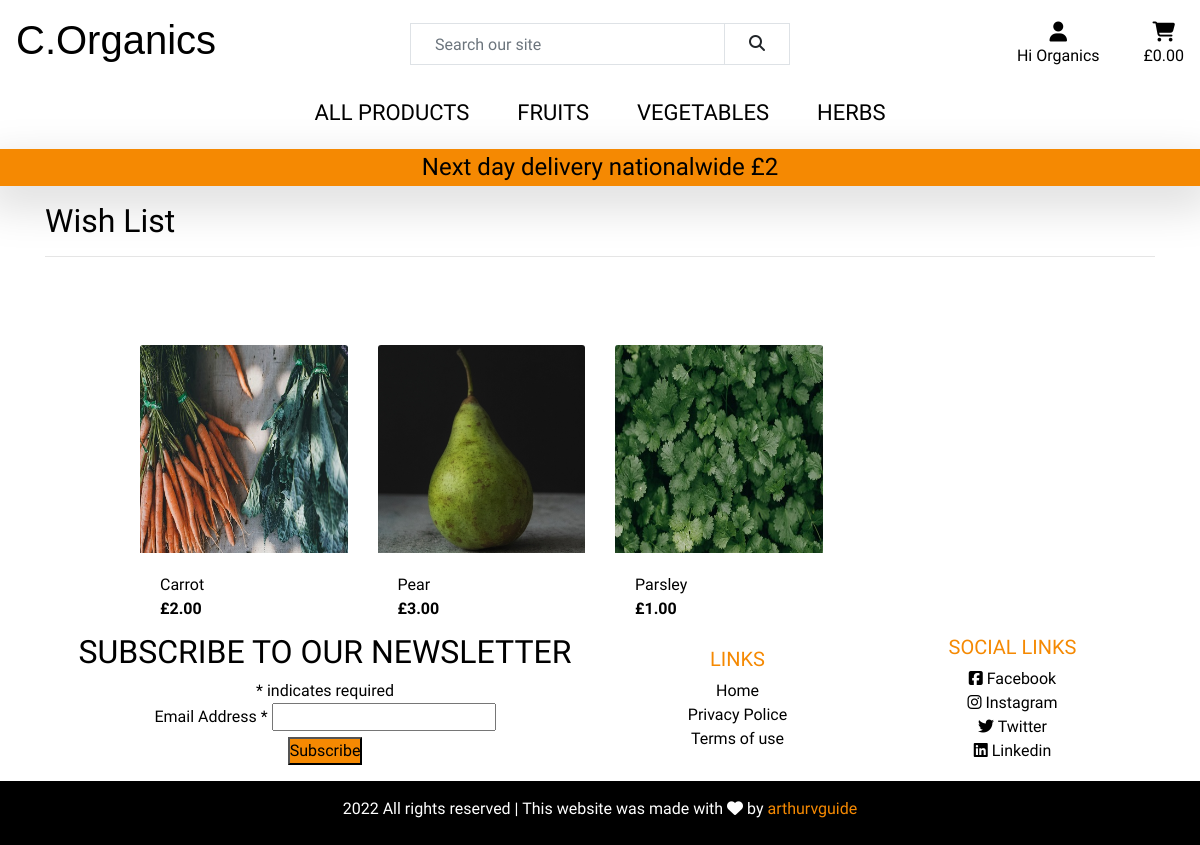
The page /profiles/wishlist (signed in) on the database as committed earlier.
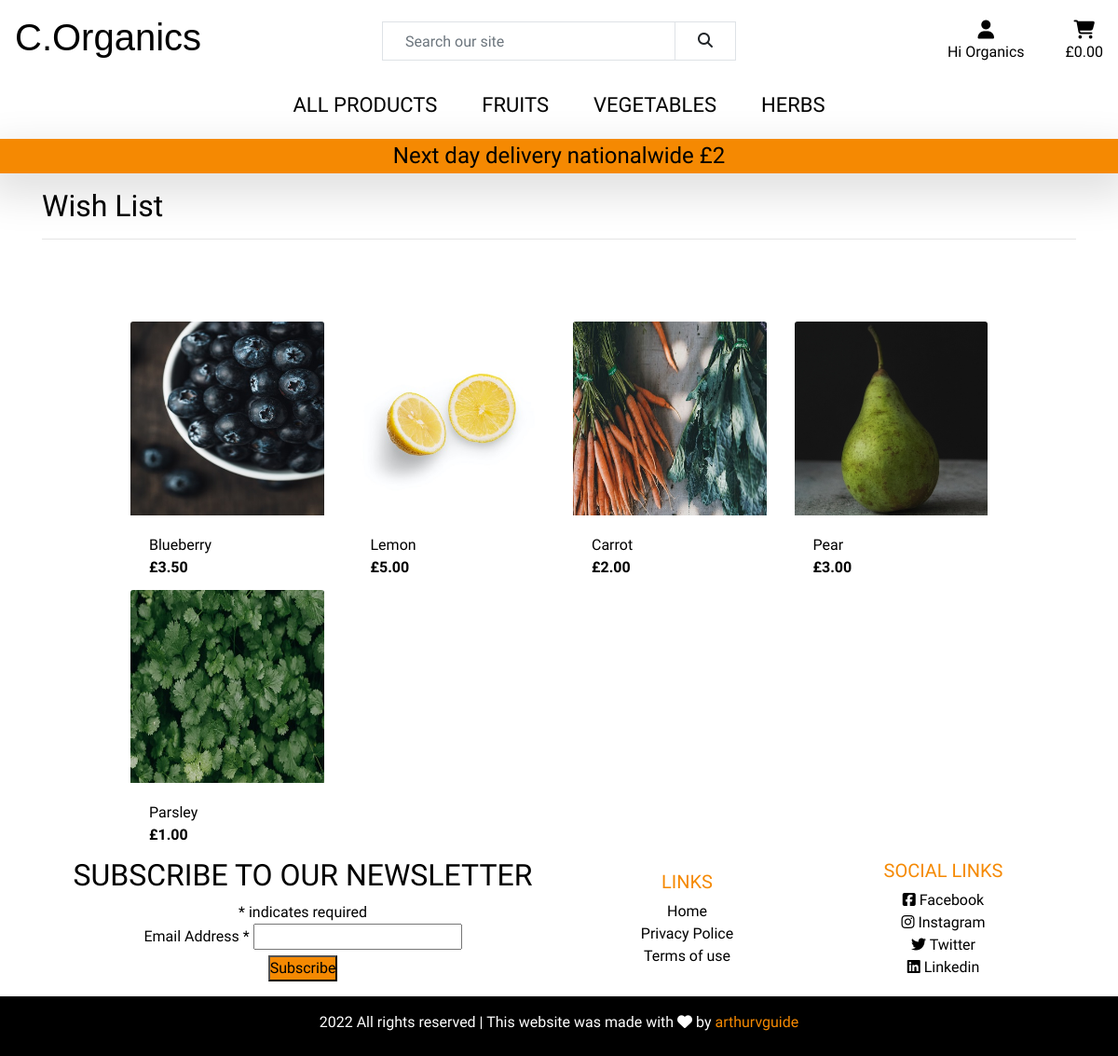
The same page on the database as committed later.
### profiles/models.py (models this page shows)
class WishList(models.Model):
    user = models.ForeignKey(UserProfile, on_delete=models.CASCADE)
    product = models.ForeignKey(Product, on_delete=models.CASCADE)

### products/models.py (models this page shows, shortened)
class Product(models.Model):
    category = models.ForeignKey('Category', null=True, blank=True,
                                 on_delete=models.SET_NULL)
    name = models.CharField(max_length=254)
    description = models.TextField()
    created = models.DateTimeField(auto_now_add=True)
    updated = models.DateTimeField(auto_now=True)
    price = models.DecimalField(max_digits=6, decimal_places=2)
    image_url = models.URLField(max_length=1024, null=True, blank=True)
    image = models.ImageField(null=True, blank=True)

### profiles/views.py (the view)
# urls.py: path('wishlist', views.wishlist, name='wishlist'),
@login_required
def wishlist(request):
    current_user = UserProfile.objects.filter(user=request.user).first()
    wishlist = WishList.objects.filter(user=current_user).order_by('-id')
    context = {
        'wishlist': wishlist
    }
    return render(request, 'profiles/wishlist.html', context)

### bag/contexts.py (called while the page is built, shortened)
def bag_contents(request):
    bag_items = []
    total = 0
    product_count = 0
    delivery = 2
    bag = request.session.get('bag', {})
    final_total = delivery + total
    context = {
        'bag_items': bag_items,
        'total': total,
        'product_count': product_count,
        'delivery': delivery,
        'final_total': final_total,
    }
    return context

### profiles/templates/profiles/wishlist.html
{% extends "base.html" %}
{% load static %}
{% block extra_css %}
<link rel="stylesheet" href="{% static 'checkout/css/checkout.css' %}">
{% endblock %}
{% block content %}
<div class="container">
    <div class="row align-items-center  mt-3 mb-4">
        <div class="col-12">
            <h2 class="logo-font">Wish List</h2>
            <hr>
        </div>
    </div>
    <div class="row">
        <div class="col-10 offset-1">
            <div class="row mt-5">
                {% for item in wishlist %}
                <div class="col-sm-6 col-md-6 col-lg-4 col-xl-3">
                    <div class="card h-100 border-0">
                        {% if item.product.image %}
                        <a href="{% url 'product_detail' item.product.id %}">
                            <img class="card-img-top img-fluid" src="{{ item.product.image.url }}" alt="{{ item.product.name }}">
                        </a>
                        {% else %}
                        <a href="{% url 'product_detail' item.product.id %}">
                            <img class="card-img-top img-fluid" src="/media/no-image.png" alt="{{ item.product.name }}">
                        </a>
                        {% endif %}
                        <div class="card-body pb-0">
                            <p class="mb-0">{{ item.product.name }}</p>
                        </div>
                        <div class="card-footer bg-white pt-0 border-0 text-left">
                            <div class="row">
                                <div class="col">
                                    <p class="mb-0 text-left font-weight-bold">£{{ item.product.price }}</p>
                                </div>
                            </div>
                        </div>
                    </div>
                </div>
                {% endfor %}
            </div>
        </div>
    </div>
</div>
{% endblock %}

Rows that differ between the two databases and show on the page:
added WishList: product.image (picture), product.name "Blueberry", product.price "3.50"
added WishList: product.image (picture), product.name "Lemon", product.price "5.00"
